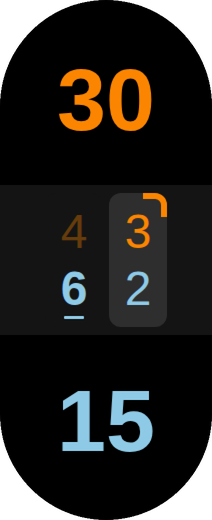
#> input picture docs/screens/02-normal.png, 212 x 520 px, found by its file name; its folder holds 4 pictures in this run
$ python docs_images.py
#> lines starting #> are read from the running program, lines starting #| are printed output that depends on the picture; after the words box and inside, x2 and y2 are one past the last pixel; in counts of white or black regions, pixels touching at a corner belong together
#> in strip, `sheet = Image.new('RGB', (len(names) * (W + pad) + pad, H + 2 * pad), ..`: sheet: PIL image 1996x1160 RGB; every value is 24
"""Builds the README images from the UI test screenshots.

Usage (after `npm run test:ui`, which writes test/screens/*.png):

    python3 tools/docs_images.py

Writes docs/preview.png (hero strip) and docs/screens/<state>.png (one
capsule per state, masked to the band's shape). Needs Pillow.
"""
import os
from PIL import Image, ImageDraw

ROOT = os.path.dirname(os.path.dirname(os.path.abspath(__file__)))
SHOTS = os.path.join(ROOT, 'test', 'screens')
DOCS = os.path.join(ROOT, 'docs')
SCALE = 2
W, H = 212 * SCALE, 520 * SCALE
BG = (24, 24, 24)

STATES = ['00-ask', '01-start', '02-normal', '03-ad-us', '04-ad-them', '05-golden', '05-star',
          '06-tiebreak', '07-win-us', '08-win-them', '09-panel', '09-panel-2', '10-more', '11-history',
          '12-confirm']
HERO = ['02-normal', '03-ad-us', '06-tiebreak', '07-win-us']


def capsule(name):
#> called with name = '02-normal'
    im = Image.open(os.path.join(SHOTS, name + '.png')).convert('RGB')
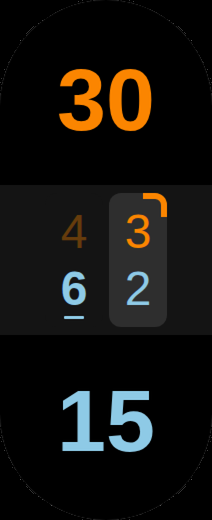
#> im: PIL image 212x520 RGB; mean R, G, B 19.8, 17.9, 14.5
    im = im.resize((W, H), Image.NEAREST)
#> im: PIL image 424x1040 RGB
    mask = Image.new('L', (W, H), 0)
#> mask: PIL image 424x1040 L; every value is 0
    ImageDraw.Draw(mask).rounded_rectangle((0, 0, W - 1, H - 1), radius=W // 2, fill=255)
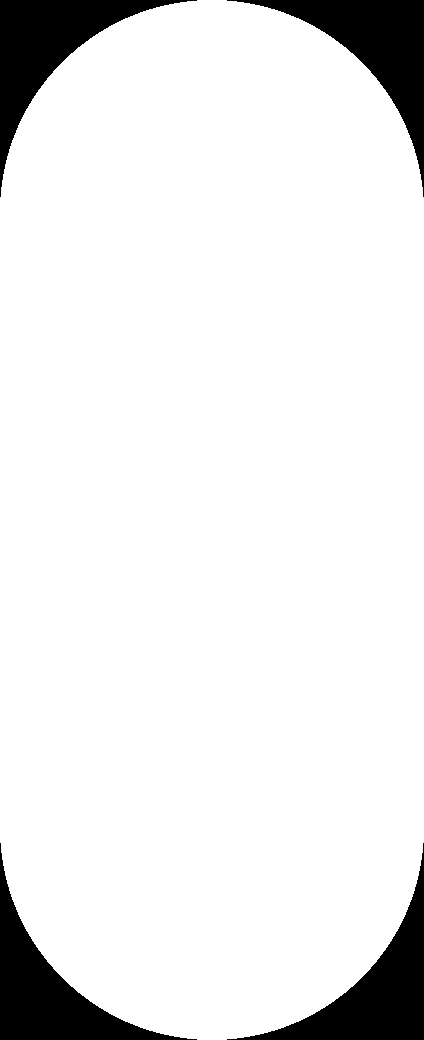
#> mask: PIL image 424x1040 L; 91.2% white; 4 black regions, box (x1, y1, x2, y2) and area: (0, 0, 197, 197) 9658, (227, 0, 424, 197) 9658, (0, 843, 197, 1040) 9658, (227, 843, 424, 1040) 9658
    out = Image.new('RGBA', (W, H), (0, 0, 0, 0))
#> out: PIL image 424x1040 RGBA; every value is 0
    out.paste(im, mask=mask)
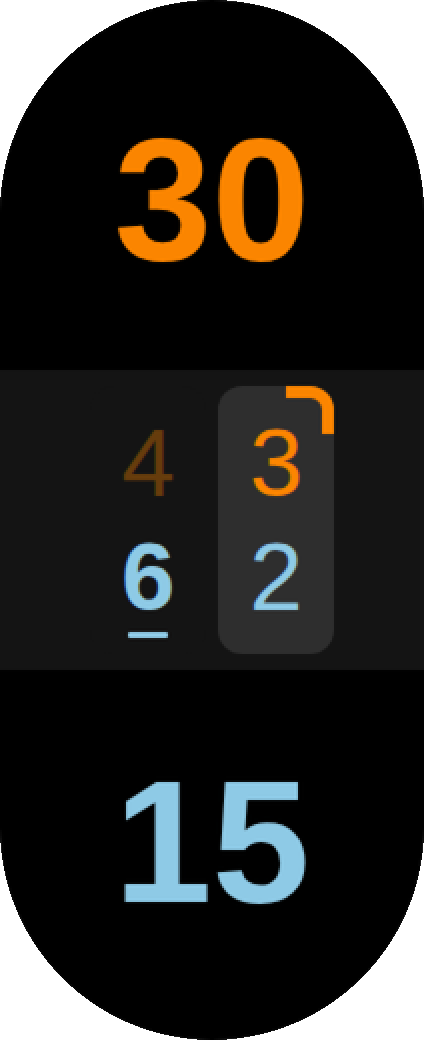
#> out: PIL image 424x1040 RGBA; mean R, G, B, A 19.7, 17.8, 14.4, 232.7; transparent parts drawn white
    return out


def strip(names, pad):
    sheet = Image.new('RGB', (len(names) * (W + pad) + pad, H + 2 * pad), BG)
    for i, n in enumerate(names):
        c = capsule(n)
        sheet.paste(c, (pad + i * (W + pad), pad), c)
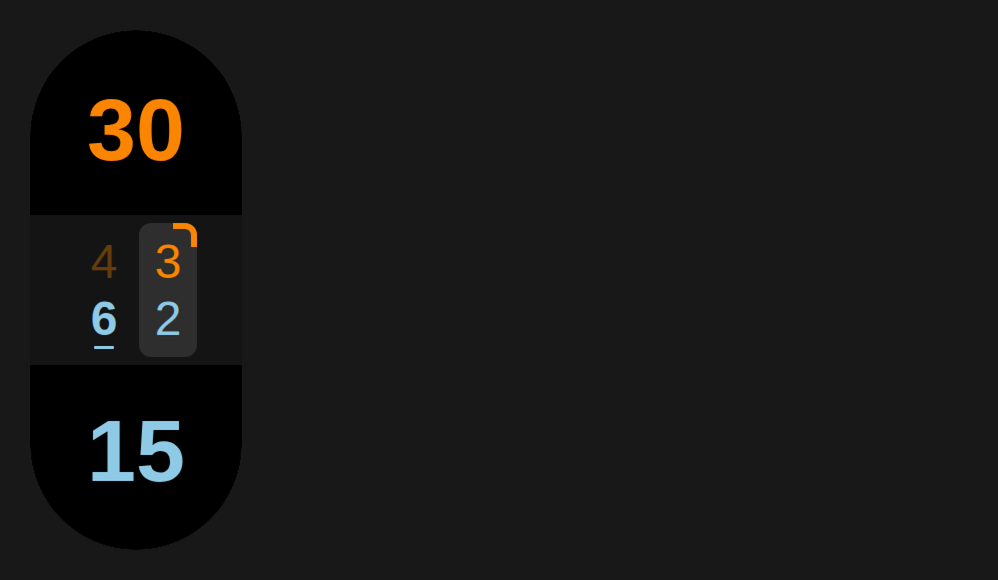
#> sheet: PIL image 1996x1160 RGB (shown at 1/2 size); mean R, G, B 23.6, 23.2, 22.6
#> pass 2 of the loop in strip, `for i, n in enumerate(names):`:
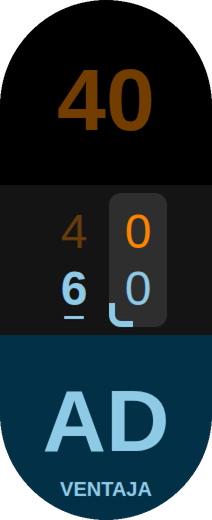
#> input picture docs/screens/03-ad-us.png, 212 x 520 px, found by its file name
#> in capsule (call 2), `im = Image.open(os.path.join(SHOTS, name + '.png')).convert('RGB')`:
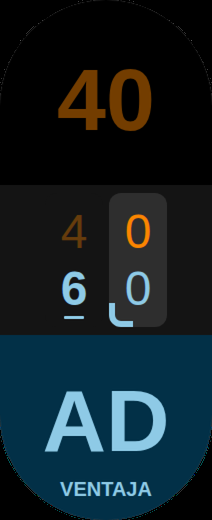
#> im: PIL image 212x520 RGB; mean R, G, B 18.3, 32, 37.6
#> in strip, `sheet.paste(c, (pad + i * (W + pad), pad), c)`:
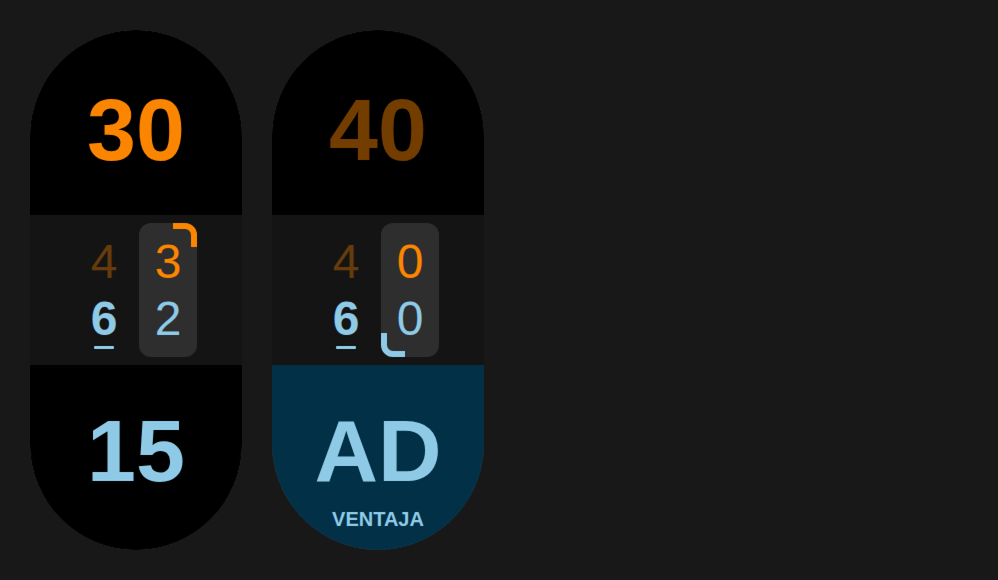
#> sheet: PIL image 1996x1160 RGB (shown at 1/2 size); mean R, G, B 22.9, 25.1, 25.5
    return sheet.resize((sheet.width // SCALE, sheet.height // SCALE), Image.LANCZOS)


def main():
    os.makedirs(os.path.join(DOCS, 'screens'), exist_ok=True)
    strip(HERO, 30 * SCALE).save(os.path.join(DOCS, 'preview.png'))
    for n in STATES:
        c = capsule(n)
        c.resize((W // SCALE, H // SCALE), Image.LANCZOS).save(os.path.join(DOCS, 'screens', n + '.png'))
    print('wrote docs/preview.png and', len(STATES), 'screens')


if __name__ == '__main__':
#> (the run stopped early here; a loop or call above may not have finished)
